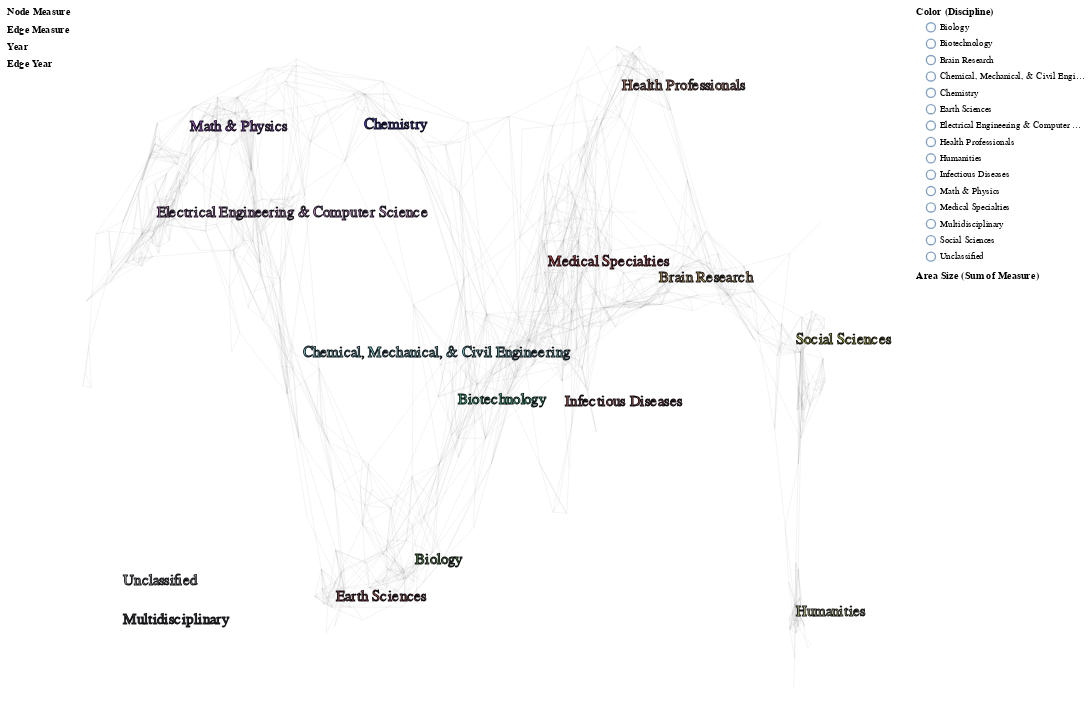

Express this chart as Vega-Lite.
### Vega-Lite specification from a JSON file in a GitHub repository (floating-point values rounded to 4 significant figures; data arrays with more than 128 entries replaced by an {"elided": "..."} marker saying what was removed)
{"$schema": "https://vega.github.io/schema/vega-lite/v4.json", "description": "The UCSD Map of Science visualization depicts a network of 554 subdiscipline nodes that are aggregated into 13 main disciplines of science. Each discipline has a distinct color and is labeled. Record sets (e.g., journal papers) are represented by circles centered at specific subdisciplines--matched based on journal names. The “Unclassified” and “Multidisciplinary” circles in the lower left represent all records that could not be matched and all records that were published in multidisciplinary journals such as Science, Nature, etc., respectively. Circle area is proportional to the number of papers, and the minimum and maximum values are given in the legend. Circle tooltips reveal the names of subdiscipline nodes.", "autosize": {"type": "fit", "resize": true, "contains": "padding"}, "padding": 8, "width": 1200, "height": 800, "config": {"view": {"strokeOpacity": 0}}, "resolve": {"scale": {"opacity": "independent", "size": "independent"}}, "layer": [{"mark": "text", "data": {"name": "nodes"}, "selection": {"measure": {"type": "single", "fields": ["measure"], "bind": "legend", "init": {"measure": "# Citations"}, "empty": "none"}}, "encoding": {"opacity": {"field": "measure", "type": "ordinal", "legend": {"title": "Node Measure", "orient": "left", "symbolSize": 0}}}}, {"mark": "text", "data": {"name": "edges"}, "selection": {"edgeMeasure": {"type": "single", "fields": ["edgeMeasure"], "bind": "legend", "init": {"edgeMeasure": "# Citations"}, "empty": "none"}}, "encoding": {"opacity": {"field": "edgeMeasure", "type": "ordinal", "legend": {"title": "Edge Measure", "orient": "left", "symbolSize": 0}}}}, {"mark": "text", "data": {"name": "nodes"}, "transform": [{"filter": {"selection": "measure"}}], "selection": {"year": {"type": "multi", "fields": ["year"], "bind": "legend", "empty": "all"}}, "encoding": {"opacity": {"field": "year", "type": "ordinal", "sort": "descending", "legend": {"title": "Year", "orient": "left", "symbolSize": 0}}}}, {"mark": "text", "data": {"name": "edges"}, "transform": [{"filter": {"selection": "edgeMeasure"}}], "selection": {"edgeYear": {"type": "multi", "fields": ["edgeYear"], "bind": "legend", "empty": "all"}}, "encoding": {"opacity": {"field": "edgeYear", "type": "ordinal", "sort": "descending", "legend": {"title": "Edge Year", "orient": "left", "symbolSize": 0}}}}, {"mark": "point", "data": {"name": "nodes"}, "transform": [{"filter": {"selection": "measure"}}, {"filter": {"selection": "year"}}, {"lookup": "subd_id", "from": {"data": {"name": "subdisciplines"}, "key": "subd_id", "fields": ["x", "y", "subd_id", "subd_name", "disc_id"]}}, {"lookup": "disc_id", "from": {"data": {"name": "disciplines"}, "key": "disc_id", "fields": ["disc_name", "color"]}, "as": ["disc_name", "disc_color"]}, {"joinaggregate": [{"op": "count", "field": "disc_name", "as": "disc_count"}], "groupby": ["disc_name", "disc_color"]}], "selection": {"disc_name": {"type": "multi", "fields": ["disc_name"], "bind": "legend", "empty": "all"}}, "encoding": {"fill": {"field": "disc_name", "scale": {"range": {"field": "disc_color"}}, "legend": {"title": "Color (Discipline)", "symbolOffset": 10, "orient": "right"}}}}, {"mark": {"type": "rule", "color": "#9b9b9b", "strokeOpacity": 0.12, "strokeWidth": 1}, "data": {"name": "subdisciplineEdges"}, "transform": [{"lookup": "subd_id1", "from": {"data": {"name": "subdisciplines"}, "key": "subd_id", "fields": ["x", "y", "subd_name"]}}, {"lookup": "subd_id2", "from": {"data": {"name": "subdisciplines"}, "key": "subd_id", "fields": ["x", "y", "subd_name"]}, "as": ["x2", "y2", "subd2_name"]}], "encoding": {"x": {"field": "x", "type": "quantitative", "scale": {"domain": [100, 500]}, "axis": null}, "y": {"field": "y", "type": "quantitative", "scale": {"domain": [0, 275]}, "axis": null}, "x2": {"field": "x2", "type": "quantitative"}, "y2": {"field": "y2", "type": "quantitative"}}}, {"mark": {"type": "rule", "color": "#00ff00", "strokeOpacity": 0.4}, "data": {"name": "edges"}, "transform": [{"filter": {"selection": "edgeMeasure"}}, {"filter": {"selection": "edgeYear"}}, {"lookup": "subd_id1", "from": {"data": {"name": "subdisciplines"}, "key": "subd_id", "fields": ["x", "y", "subd_name"]}}, {"lookup": "subd_id2", "from": {"data": {"name": "subdisciplines"}, "key": "subd_id", "fields": ["x", "y", "subd_name"]}, "as": ["x2", "y2", "subd2_name"]}], "encoding": {"x": {"field": "x", "type": "quantitative", "scale": {"domain": [100, 500]}, "axis": null}, "y": {"field": "y", "type": "quantitative", "scale": {"domain": [0, 275]}, "axis": null}, "x2": {"field": "x2", "type": "quantitative"}, "y2": {"field": "y2", "type": "quantitative"}, "strokeWidth": {"aggregate": "sum", "field": "weight", "scale": {"type": "log", "rangeMin": 1, "rangeMax": 20}, "legend": null}, "tooltip": [{"field": "subd_name", "type": "nominal", "title": "Source Subdiscipline"}, {"field": "subd2_name", "type": "nominal", "title": "Target Subdiscipline"}, {"field": "edgeMeasure", "type": "nominal", "title": "Measure"}, {"aggregate": "sum", "field": "weight", "format": ",", "title": "Sum of Measure"}]}}, {"mark": {"type": "point", "shape": "circle", "size": 16, "strokeOpacity": 0, "strokeWidth": 0.5, "stroke": "#000007", "fillOpacity": 0.65}, "data": {"name": "subdisciplines"}, "transform": [{"lookup": "disc_id", "from": {"data": {"name": "disciplines"}, "key": "disc_id", "fields": ["disc_name", "color"]}, "as": ["disc_name", "disc_color"]}], "encoding": {"x": {"field": "x", "type": "quantitative", "scale": {"domain": [100, 500]}, "axis": null}, "y": {"field": "y", "type": "quantitative", "scale": {"domain": [0, 275]}, "axis": null}, "fill": {"field": "disc_name", "type": "nominal"}, "tooltip": [{"field": "disc_name", "type": "nominal", "title": "Discipline"}, {"field": "subd_name", "type": "nominal", "title": "Subdiscipline"}]}}, {"mark": "point", "data": {"name": "nodes"}, "transform": [{"filter": {"selection": "measure"}}, {"filter": {"selection": "year"}}, {"lookup": "subd_id", "from": {"data": {"name": "subdisciplines"}, "key": "subd_id", "fields": ["x", "y", "subd_id", "subd_name", "disc_id"]}}, {"lookup": "disc_id", "from": {"data": {"name": "disciplines"}, "key": "disc_id", "fields": ["disc_name", "color"]}, "as": ["disc_name", "disc_color"]}, {"filter": {"selection": "disc_name"}}], "encoding": {"x": {"field": "x", "type": "quantitative", "scale": {"domain": [100, 500]}, "axis": null}, "y": {"field": "y", "type": "quantitative", "scale": {"domain": [0, 275]}, "axis": null}, "shape": {"value": "circle"}, "strokeOpacity": {"value": 1}, "strokeWidth": {"value": 0.5}, "fillOpacity": {"value": 0.75}, "stroke": {"value": "#000007"}, "fill": {"field": "disc_name", "type": "nominal"}, "size": {"aggregate": "sum", "field": "measureCount", "scale": {"type": "log", "rangeMin": 20}, "legend": {"title": "Area Size (Sum of Measure)", "symbolOffset": 10, "orient": "right", "offset": 100}}, "tooltip": [{"field": "disc_name", "type": "nominal", "title": "Discipline"}, {"field": "subd_name", "type": "nominal", "title": "Subdiscipline"}, {"field": "measure", "type": "nominal", "title": "Measure"}, {"aggregate": "sum", "field": "measureCount", "format": ",", "title": "Sum of Measure"}]}}, {"mark": {"type": "text", "fontSize": 17, "fillOpacity": 0.75, "strokeOpacity": 0.9, "stroke": "#000007", "strokeWidth": 1, "align": "left", "baseline": "middle"}, "data": {"name": "disciplineLabels"}, "encoding": {"x": {"field": "x", "type": "quantitative", "scale": {"domain": [100, 500]}, "axis": null}, "y": {"field": "y", "type": "quantitative", "scale": {"domain": [0, 275]}, "axis": null}, "color": {"field": "color", "type": "nominal", "scale": null}, "text": {"field": "disc_name", "type": "nominal"}}}], "datasets": {"nodes": [], "edges": [], "disciplines": [{"disc_name": "Biology", "color": "#33820D", "alt_color": -2186398, "y": 62, "x": 278, "disc_id": 1}, {"disc_name": "Biotechnology", "color": "#07D46D", "alt_color": -11697, "y": 124, "x": 301, "disc_id": 2}, {"disc_name": "Medical Specialties", "color": "#D30706", "alt_color": -22784, "y": 177, "x": 350, "disc_id": 3}, {"disc_name": "Chemical, Mechanical, & Civil Engineering", "color": "#55D4D2", "alt_color": -39396, "y": 142, "x": 217, "disc_id": 4}, {"disc_name": "Chemistry", "color": "#0707D2", "alt_color": -2408414, "y": 230, "x": 250, "disc_id": 5}, {"disc_name": "Earth Sciences", "color": "#9B180F", "alt_color": -48328, "y": 48, "x": 235, "disc_id": 6}, {"disc_name": "Electrical Engineering & Computer Science", "color": "#D372D2", "alt_color": -44173, "y": 196, "x": 138, "disc_id": 7}, {"disc_name": "Brain Research", "color": "#D39827", "alt_color": -1146456, "y": 171, "x": 410, "disc_id": 8}, {"disc_name": "Humanities", "color": "#D3D46D", "alt_color": -1162327, "y": 42, "x": 484, "disc_id": 9}, {"disc_name": "Infectious Diseases", "color": "#8D1B18", "alt_color": -4970894, "y": 149, "x": 359, "disc_id": 10}, {"disc_name": "Math & Physics", "color": "#8E1BCE", "alt_color": -7260020, "y": 229, "x": 156, "disc_id": 11}, {"disc_name": "Health Professionals", "color": "#D36E44", "alt_color": -5483836, "y": 245, "x": 390, "disc_id": 12}, {"disc_name": "Social Sciences", "color": "#D3D406", "alt_color": -5014843, "y": 147, "x": 484, "disc_id": 13}, {"disc_name": "Multidisciplinary", "color": "#000000", "y": 40, "x": 110, "disc_id": 14}, {"disc_name": "Unclassified", "color": "#AAAAAA", "y": 55, "x": 110, "disc_id": 15}], "disciplineLabels": [{"disc_name": "Biology", "color": "#33820D", "lngshrt": -19.25, "lng": -19.8, "latshrt": -51.28, "y": 62, "lat": -54.29, "disc_id": 1, "x": 278}, {"disc_name": "Biotechnology", "color": "#07D46D", "lngshrt": 0.875, "lng": 0.9, "latshrt": -8.603, "y": 124, "lat": -9.109, "disc_id": 2, "x": 301}, {"disc_name": "Medical Specialties", "color": "#D30706", "lngshrt": 43.75, "lng": 45, "latshrt": 27.87, "y": 177, "lat": 29.51, "disc_id": 3, "x": 350}, {"disc_name": "Chemical, Mechanical, & Civil Engineering", "color": "#55D4D2", "lngshrt": -72.62, "lng": -74.7, "latshrt": 3.785, "y": 142, "lat": 4.008, "disc_id": 4, "x": 217}, {"disc_name": "Chemistry", "color": "#0707D2", "lngshrt": -43.75, "lng": -45, "latshrt": 64.35, "y": 230, "lat": 68.14, "disc_id": 5, "x": 250}, {"disc_name": "Earth Sciences", "color": "#9B180F", "lngshrt": -56.88, "lng": -58.5, "latshrt": -60.91, "y": 48, "lat": -64.49, "disc_id": 6, "x": 235}, {"disc_name": "Electrical Engineering & Computer Science", "color": "#D372D2", "lngshrt": -141.8, "lng": -145.8, "latshrt": 40.95, "y": 196, "lat": 43.36, "disc_id": 7, "x": 138}, {"disc_name": "Brain Research", "color": "#D39827", "lngshrt": 96.25, "lng": 99, "latshrt": 23.74, "y": 171, "lat": 25.14, "disc_id": 8, "x": 410}, {"disc_name": "Humanities", "color": "#D3D46D", "lngshrt": 161, "lng": 165.6, "latshrt": -65.04, "y": 42, "lat": -68.87, "disc_id": 9, "x": 484}, {"disc_name": "Infectious Diseases", "color": "#8D1B18", "lngshrt": 51.62, "lng": 53.1, "latshrt": 8.603, "y": 123, "lat": 9.109, "disc_id": 10, "x": 359}, {"disc_name": "Math & Physics", "color": "#8E1BCE", "lngshrt": -126, "lng": -129.6, "latshrt": 63.66, "y": 229, "lat": 67.41, "disc_id": 11, "x": 156}, {"disc_name": "Health Professionals", "color": "#D36E44", "lngshrt": 78.75, "lng": 81, "latshrt": 74.68, "y": 245, "lat": 79.07, "disc_id": 12, "x": 390}, {"disc_name": "Social Sciences", "color": "#D3D406", "lngshrt": 161, "lng": 165.6, "latshrt": 7.227, "y": 147, "lat": 7.652, "disc_id": 13, "x": 484}, {"disc_name": "Multidisciplinary", "color": "#000000", "y": 39, "x": 120, "disc_id": -2}, {"disc_name": "Unclassified", "color": "#AAAAAA", "y": 54, "x": 120, "disc_id": -1}], "subdisciplines": {"elided": "556 records"}, "subdisciplineEdges": {"elided": "2276 records"}}}
